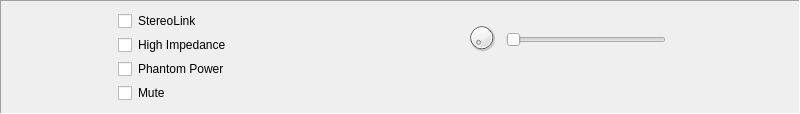
<?xml version="1.0" encoding="UTF-8"?>
<ui version="4.0">
 <class>AudioChannelFeatureWidget</class>
 <widget class="QFrame" name="AudioChannelFeatureWidget">
  <property name="geometry">
   <rect>
    <x>0</x>
    <y>0</y>
    <width>800</width>
    <height>114</height>
   </rect>
  </property>
  <property name="sizePolicy">
   <sizepolicy hsizetype="MinimumExpanding" vsizetype="MinimumExpanding">
    <horstretch>0</horstretch>
    <verstretch>0</verstretch>
   </sizepolicy>
  </property>
  <property name="minimumSize">
   <size>
    <width>800</width>
    <height>0</height>
   </size>
  </property>
  <property name="windowTitle">
   <string>Form</string>
  </property>
  <property name="styleSheet">
   <string notr="true"/>
  </property>
  <property name="frameShape">
   <enum>QFrame::Panel</enum>
  </property>
  <property name="frameShadow">
   <enum>QFrame::Sunken</enum>
  </property>
  <property name="lineWidth">
   <number>1</number>
  </property>
  <property name="midLineWidth">
   <number>2</number>
  </property>
  <layout class="QHBoxLayout" name="horizontalLayout_2">
   <item>
    <widget class="QLabel" name="m_pLblChannelName">
     <property name="sizePolicy">
      <sizepolicy hsizetype="Preferred" vsizetype="Preferred">
       <horstretch>0</horstretch>
       <verstretch>0</verstretch>
      </sizepolicy>
     </property>
     <property name="minimumSize">
      <size>
       <width>100</width>
       <height>0</height>
      </size>
     </property>
     <property name="maximumSize">
      <size>
       <width>100</width>
       <height>16777215</height>
      </size>
     </property>
     <property name="styleSheet">
      <string notr="true">border: none</string>
     </property>
     <property name="text">
      <string/>
     </property>
     <property name="alignment">
      <set>Qt::AlignLeading|Qt::AlignLeft|Qt::AlignVCenter</set>
     </property>
    </widget>
   </item>
   <item>
    <layout class="QVBoxLayout" name="verticalLayout">
     <item>
      <widget class="QCheckBox" name="m_pChbStereoLink">
       <property name="sizePolicy">
        <sizepolicy hsizetype="Minimum" vsizetype="Expanding">
         <horstretch>0</horstretch>
         <verstretch>0</verstretch>
        </sizepolicy>
       </property>
       <property name="styleSheet">
        <string notr="true">border: none</string>
       </property>
       <property name="text">
        <string>StereoLink</string>
       </property>
      </widget>
     </item>
     <item>
      <widget class="QCheckBox" name="m_pChbHighImpedance">
       <property name="sizePolicy">
        <sizepolicy hsizetype="Minimum" vsizetype="Expanding">
         <horstretch>0</horstretch>
         <verstretch>0</verstretch>
        </sizepolicy>
       </property>
       <property name="styleSheet">
        <string notr="true">border: none</string>
       </property>
       <property name="text">
        <string>High Impedance</string>
       </property>
      </widget>
     </item>
     <item>
      <widget class="QCheckBox" name="m_pChbPhantomPower">
       <property name="sizePolicy">
        <sizepolicy hsizetype="Minimum" vsizetype="Expanding">
         <horstretch>0</horstretch>
         <verstretch>0</verstretch>
        </sizepolicy>
       </property>
       <property name="styleSheet">
        <string notr="true">border: none</string>
       </property>
       <property name="text">
        <string>Phantom Power</string>
       </property>
      </widget>
     </item>
     <item>
      <widget class="QCheckBox" name="m_pChbMute">
       <property name="sizePolicy">
        <sizepolicy hsizetype="Minimum" vsizetype="Expanding">
         <horstretch>0</horstretch>
         <verstretch>0</verstretch>
        </sizepolicy>
       </property>
       <property name="styleSheet">
        <string notr="true">border: none</string>
       </property>
       <property name="text">
        <string>Mute</string>
       </property>
      </widget>
     </item>
    </layout>
   </item>
   <item>
    <widget class="QFrame" name="m_pFrmVolume">
     <property name="sizePolicy">
      <sizepolicy hsizetype="Preferred" vsizetype="Expanding">
       <horstretch>0</horstretch>
       <verstretch>0</verstretch>
      </sizepolicy>
     </property>
     <property name="styleSheet">
      <string notr="true">border: none</string>
     </property>
     <property name="frameShape">
      <enum>QFrame::StyledPanel</enum>
     </property>
     <property name="frameShadow">
      <enum>QFrame::Raised</enum>
     </property>
     <widget class="QSlider" name="horizontalSlider">
      <property name="geometry">
       <rect>
        <x>50</x>
        <y>20</y>
        <width>160</width>
        <height>16</height>
       </rect>
      </property>
      <property name="orientation">
       <enum>Qt::Horizontal</enum>
      </property>
     </widget>
     <widget class="QDial" name="m_pDialTrim">
      <property name="geometry">
       <rect>
        <x>10</x>
        <y>10</y>
        <width>31</width>
        <height>31</height>
       </rect>
      </property>
     </widget>
    </widget>
   </item>
  </layout>
 </widget>
 <resources/>
 <connections/>
</ui>
